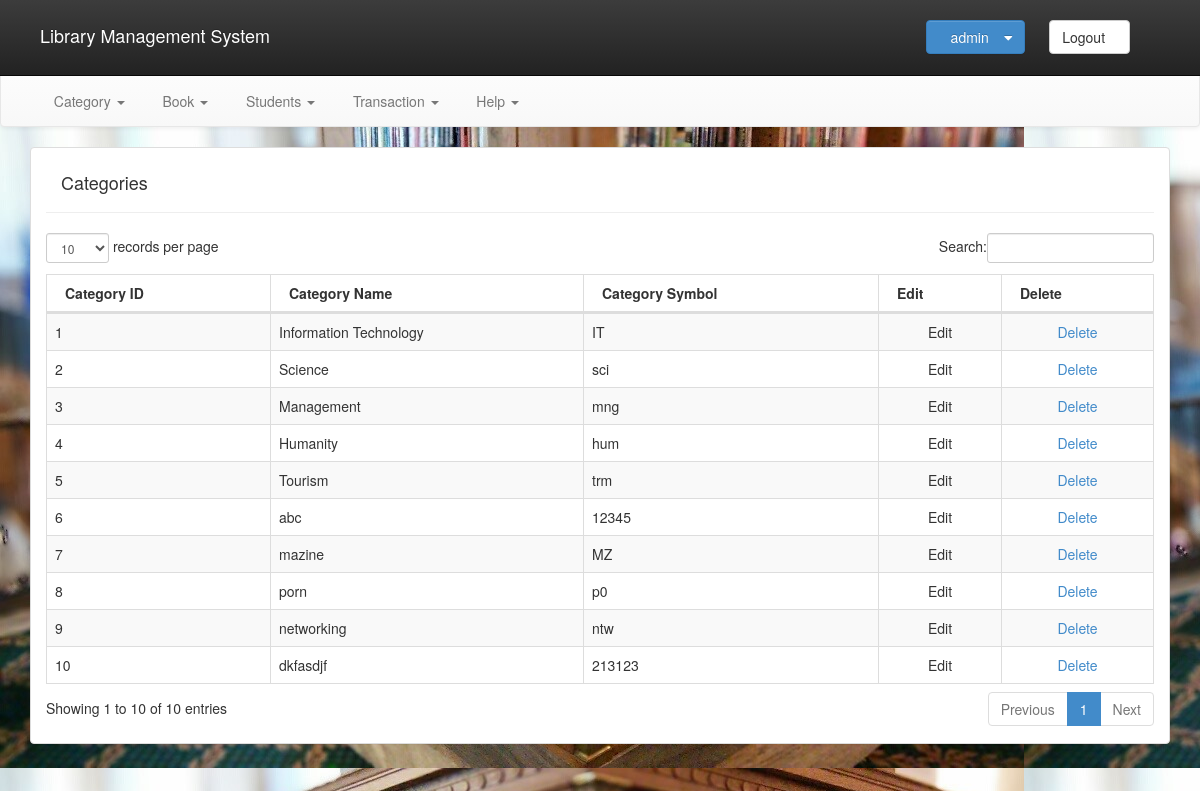
/categoryview.php (signed in), run on the app's committed database.
### tables this page shows
CREATE TABLE `category` (
  `id` int(11) NOT NULL AUTO_INCREMENT,
  `c_name` varchar(50) NOT NULL,
  `c_symbol` varchar(50) NOT NULL,
  PRIMARY KEY (`id`)
);

### classes/Category.php (called while the page is built, shortened)
<?php
class Category{
    function viewcategory(){
        $query ="SELECT * FROM category";
         $result = mysql_query($query);
        return $result;
    }
}

### includes/config.php (called while the page is built)
<?php
$base_url = "http://localhost/lms/";

### categoryview.php (the view, shortened to what this page needs)
<?php
include 'includes/header.php';
?>
<div class="container" style="margin-top: 10px">
<div class="row">
<div class="col-lg-12">
    <div class="panel panel-default">
<div class="panel-body">
<div class="page-header" style="margin-top: 0px">
    <div class="row">
        <div class="col-lg-12">
            <div class="col-lg-4">
                <h4> Categories </h4>
            </div>
            <div class="col-lg-4">
            </div>
            <div class="col-lg-4">
            </div>
        </div>
    </div>
</div>
<div class="row">
    <div class="col-lg-12">
        <table id="example" class="table table-bordered table-striped" cellspacing="0" width="100%"">
            <thead>
            <tr>
                <th>Category ID</th>
                <th>Category Name</th>
                <th>Category Symbol</th>
                <th>Edit</th>
                <th>Delete</th>
            </tr>
            </thead>
            <tbody>
            <?php
            include ('classes/category.php');
            $categoryview_object = new category();
            $data= $categoryview_object->viewcategory();
            $num = mysql_num_rows($data);
            for ($j = 0; $j < $num; $j++) {
                $row1 = mysql_fetch_array($data);
                ?>
                <tr>
                    <td><?php echo $row1['id'] ?></td>
                    <td><?php echo $row1['c_name']?></td>
                    <td><?php echo $row1['c_symbol'] ?></td>
                    <td class="center">
                        <a style="text-decoration: none;color:inherit"
                           href="editcategory.php?cat_id=<?php echo($row1['id']) ?>">
                            Edit
                        </a>
                    </td>
                    <td class="center">
                        <a title="delete this item" href="<?php echo $base_url.'deletecategory.php?id='.$row1['id']; ?>">
                        <span >Delete</span>
                    </a>
                    </td>
                </tr>
            <?php
            }
            ?>
            </tbody>
        </table>
    </div>
</div>
</div>
</div>
</div>
</div>
</div>
</body>
</html>

### css/style.css (style rules this page uses)
.page-header { margin-top: 0px; }
.panel-body { padding-top: 0px; }
html, body { margin-bottom: -20px; }
body { font-family:roboto,Arial,sans-serif; padding-top: 40px; background-image:url('../images/background.jpg'); }
.center { text-align: center; }
a { transition: all 0.5s ease 0s; }
span { margin: 0px; padding: 0px; border: 0px none; vertical-align: baseline; font: inherit; text-decoration: none; list-style: none outside none; }

### includes/header.php (style rules this page uses)
body { font-size: 140%; }

### data on the page
category: id "1", c_name "Information Technology", c_symbol "IT"
category: id "2", c_name "Science", c_symbol "sci"
category: id "3", c_name "Management", c_symbol "mng"
category: id "4", c_name "Humanity", c_symbol "hum"
category: id "5", c_name "Tourism", c_symbol "trm"
category: id "6", c_name "abc", c_symbol "12345"
category: id "7", c_name "mazine", c_symbol "MZ"
category: id "8", c_name "porn", c_symbol "p0"
category: id "9", c_name "networking", c_symbol "ntw"
category: id "10", c_name "dkfasdjf", c_symbol "213123"

### other printed values
$_SESSION['login'] "admin"
